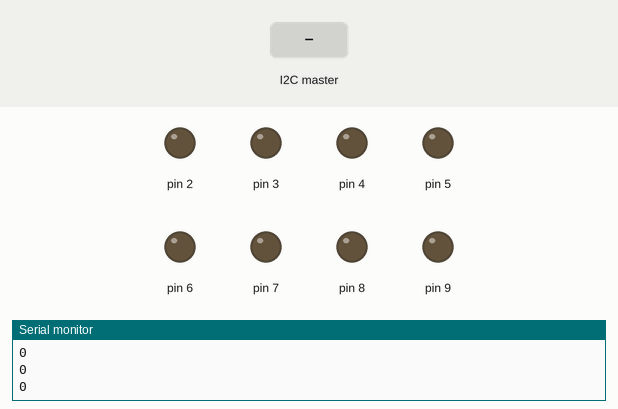
Simulated run of this sketch. Board: Arduino Uno, built with avr-gcc and run on an emulated ATmega328P. Parts: output pins drawn as LEDs (lit = HIGH), the last lines printed to the serial monitor. The inputs (shaded band) are chosen by the test bench.

Above: at 1.2 s.
1.3 s: the I2C master sends the byte 1
At 2.5 s:
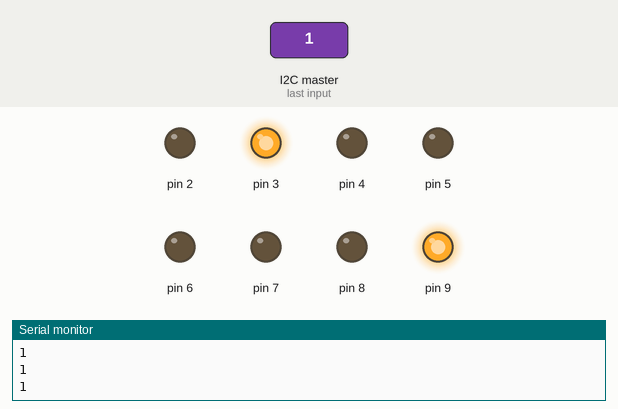
2.8 s: the I2C master sends the byte 2
At 3.9 s:
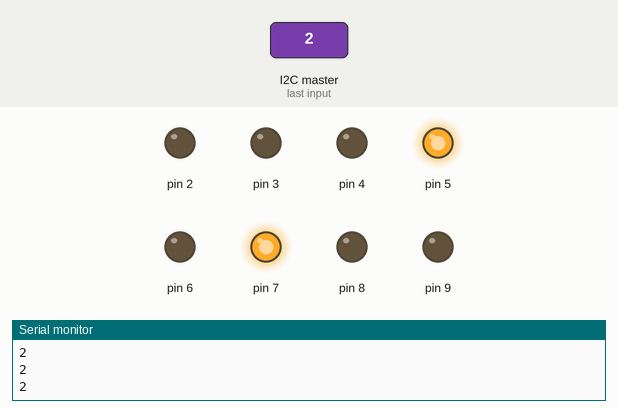
4.3 s: the I2C master sends the byte 0
At 5.1 s:
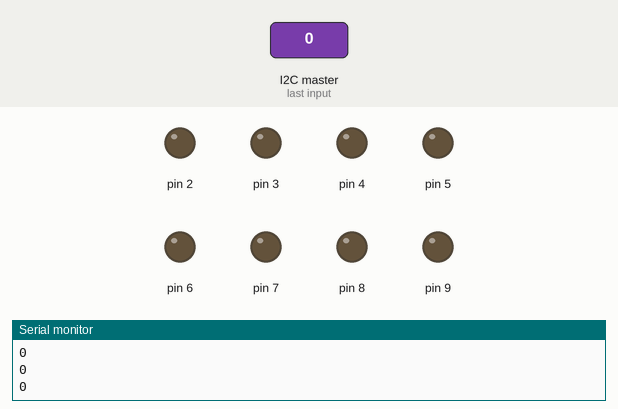
Timing chart, 0 to 7.3 s (numbered marks = the images above; inputs shaded):
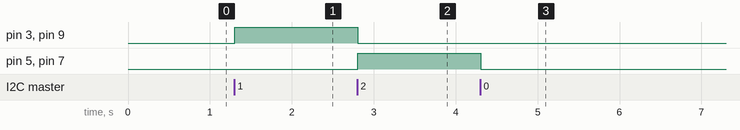

Measured:
- after the input at 1.3 s, pin 3, pin 9: LOW → HIGH at once
- after the input at 2.8 s, pin 3, pin 9: HIGH → LOW at once; pin 5, pin 7: LOW → HIGH at once
- after the input at 4.3 s, pin 5, pin 7: HIGH → LOW at once

The sketch:

RC_Bot.ino
```cpp
#include <Wire.h>

int slave_address =9;
int RFIn1 = 6;
int RFIn2 = 7;
int LFIn3 = 8;
int LFIn4 = 9;

int RBIn3 = 4;
int RBIn4 = 5;
int LBIn1 = 2;
int LBIn2 = 3;

class Wheel{
  private:
    int in1;
    int in2;
  public:
    Wheel(int in1, int in2){
      this -> in1 = in1;
      this -> in2 = in2;
    }
    void start_up(void){
      pinMode(in1, OUTPUT);
      pinMode(in2, OUTPUT);
    }
    void reset(void){
      //Turns off the wheel
      digitalWrite(in1, LOW);
      digitalWrite(in2, LOW);
    }
    void forward(void){
      // Turns this wheel forward
      digitalWrite(in1, HIGH);
      digitalWrite(in2, LOW);
    }
    void backward(void){
      digitalWrite(in1, LOW);
      digitalWrite(in2, HIGH);
    }
};


class RCBot{
  private:
    Wheel RF = Wheel(1, 2);
    Wheel RB = Wheel(1, 2);
    Wheel LF = Wheel(1, 2);
    Wheel LB = Wheel(1, 2);

  public:
    RCBot(void){
      RF = Wheel(RFIn1, RFIn2);
      RB = Wheel(RBIn3, RBIn4);
      LF = Wheel(LFIn3, LFIn4);
      LB = Wheel(LBIn1, LBIn2);
      RF.start_up();
      RB.start_up();
      LF.start_up();
      LB.start_up();
    }

    void tick(void){
      // Tick used at every iteration of code
      RF.reset();
      RB.reset();
      LF.reset();
      LB.reset();
    }
    void straight_forward(void){
      // Runs the Car Straight Forward
      RF.forward();
      RB.forward();
      LF.forward();
      LB.forward();
    }
    void straight_backward(void){
      RF.backward();
      RB.backward();
      LF.backward();
      LB.backward();
    }
    void turn_left(void){
      // Turns the Car Left
      RF.reset();
      RB.reset();
      LF.backward();
      LB.backward();
    }
    void turn_right(void){
      // Turns the Car Right
      LF.reset();
      LB.reset();
      RF.backward();
      RB.backward();
    }

};

RCBot car = RCBot();
int action = 0;
void Receive(int bytes){
  action = Wire.read();
  //Serial.println("Received: ");
}
void setup() {
  // put your setup code here, to run once:
  Serial.begin(9600);
  Wire.begin(slave_address);
  Wire.onReceive(Receive);
}

void loop() {
  // put your main code here, to run repeatedly:
  Serial.println(action);
  if (action == 0){
    car.tick();
  }
  else if (action == 1){
    car.turn_left();
  }
  else if (action == 2){
    car.turn_right();
  }
  else if (action == 3){
    car.straight_forward();
  }
  else if (action == 4){
    car.straight_backward();
  }
  delay(100);
}
```
